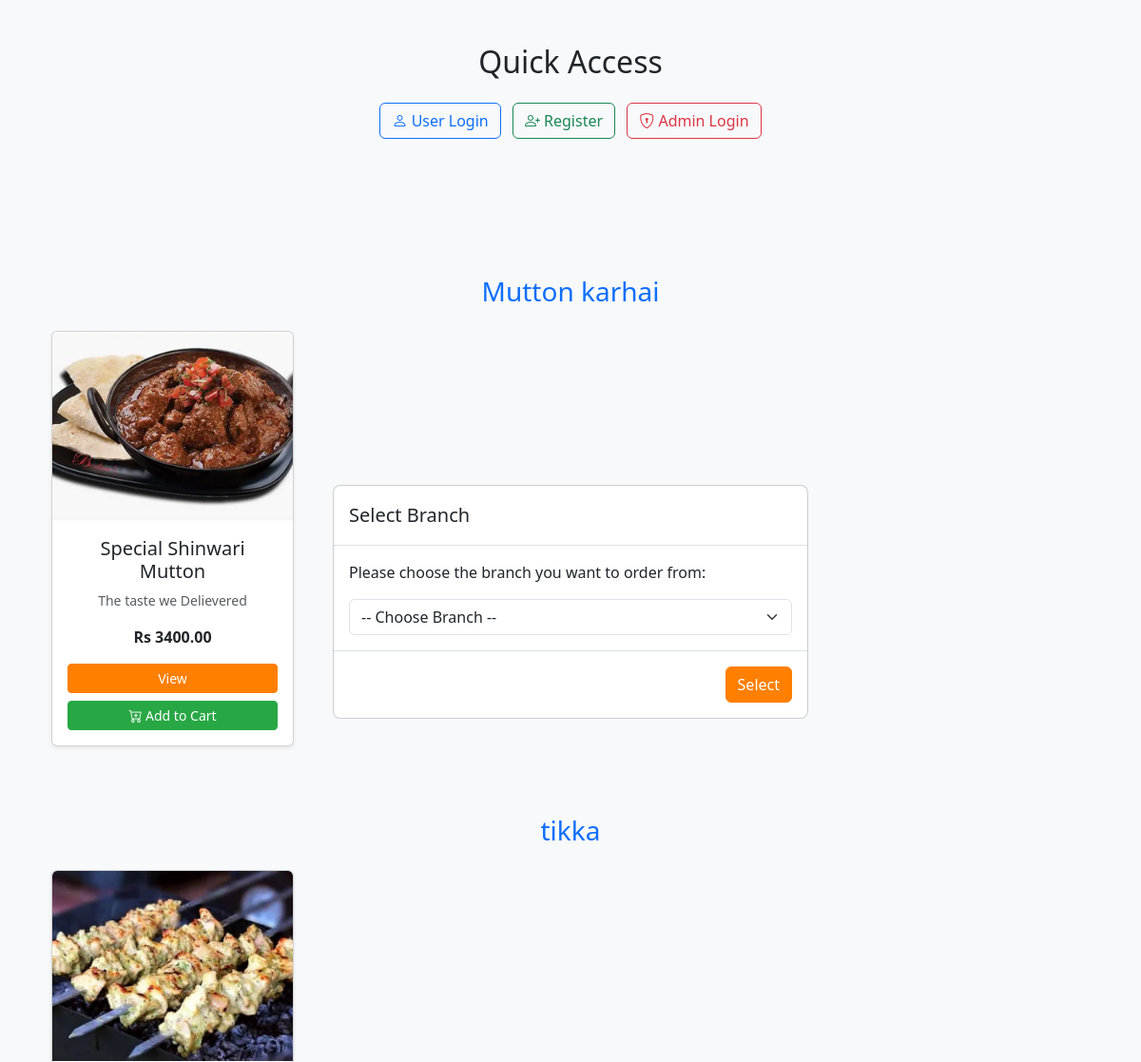
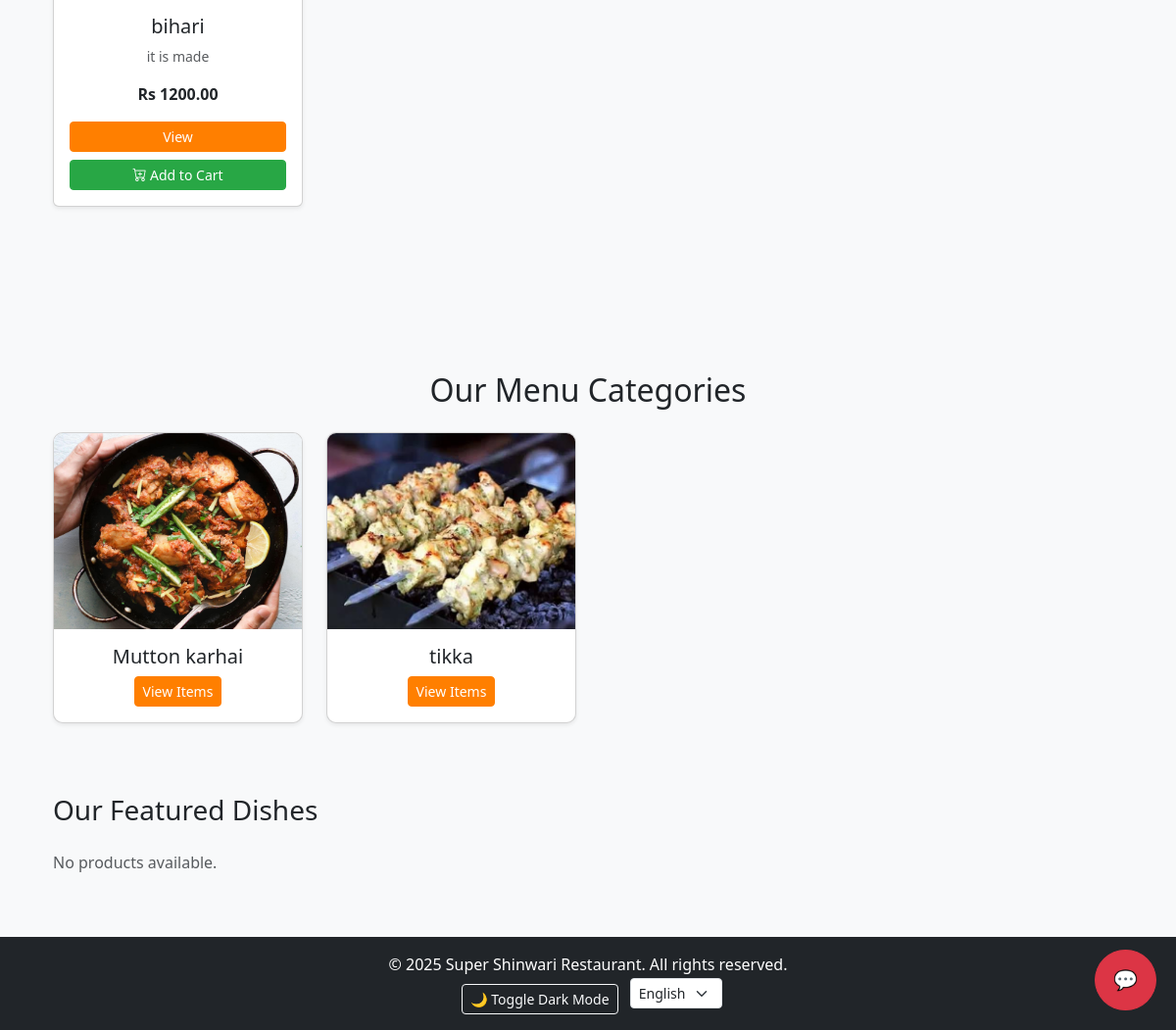
The app's page / (lower part), older data (2 pictures, top to bottom).
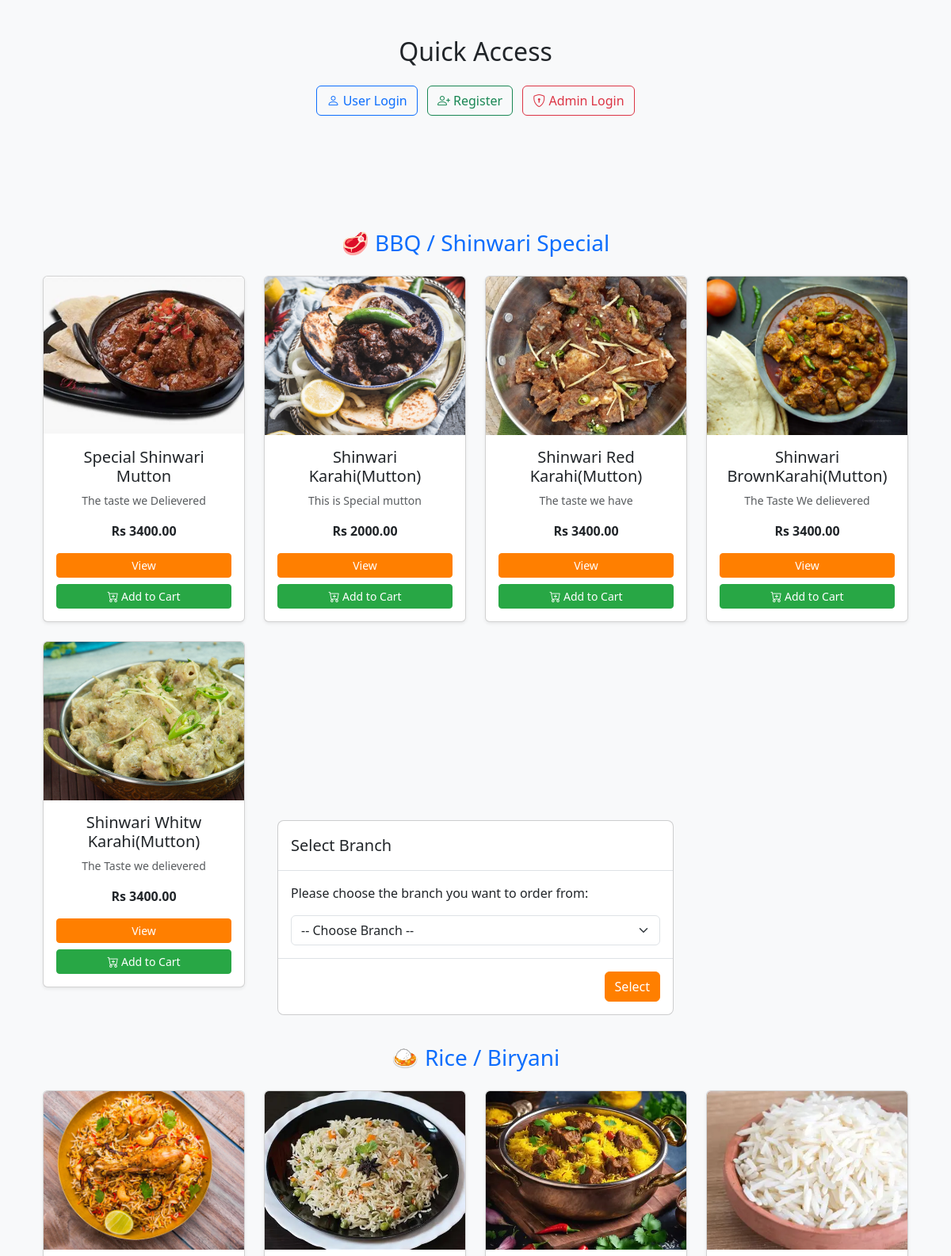
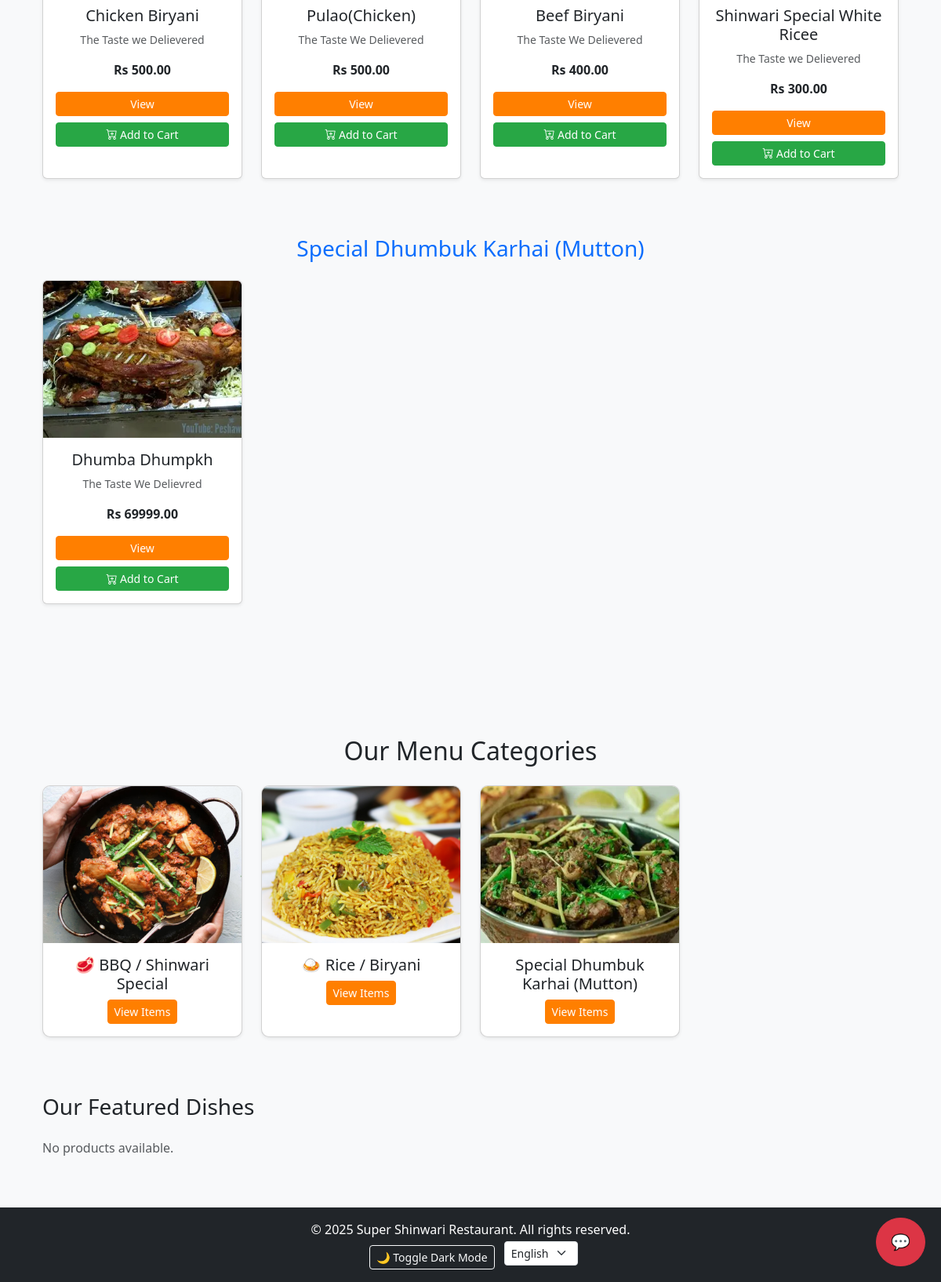
The same page, newer data (2 pictures, top to bottom).
### core/models.py (models this page shows, shortened)
class Category(models.Model):
    name = models.CharField(max_length=200, unique=True)
    image = models.ImageField(upload_to='categories/', blank=True, null=True)

class Product(models.Model):
    name = models.CharField(max_length=200)
    description = models.TextField(blank=True, null=True)
    price = models.DecimalField(max_digits=10, decimal_places=2)
    discount_price = models.DecimalField(max_digits=10, decimal_places=2, blank=True, null=True)
    available = models.BooleanField(default=True)
    image = models.ImageField(upload_to='products/', blank=True, null=True)
    category = models.ForeignKey(Category, on_delete=models.CASCADE, related_name="products")
    branch = models.ForeignKey(Branch, on_delete=models.SET_NULL, null=True, blank=True, related_name="products")
    created_at = models.DateTimeField(auto_now_add=True)
    is_featured = models.BooleanField(default=False)

### core/views.py (the view)
# urls.py: path('', views.home, name='home'),
def home(request):
    selected_branch = _get_selected_branch(request)
    categories = Category.objects.all()
    category_products = {}
    for category in categories:
        qs = Product.objects.filter(category=category)
        if selected_branch:
            qs = qs.filter(Q(branch__isnull=True) | Q(branch=selected_branch))
        if qs.exists():
            category_products[category] = qs
    featured_products = Product.objects.filter(is_featured=True)
    if selected_branch:
        featured_products = featured_products.filter(Q(branch__isnull=True) | Q(branch=selected_branch))
    featured_products = featured_products[:8]
    available_branches = Branch.objects.all()
    return render(request, 'home.html', {
        'categories': categories,
        'category_products': category_products,
        'featured_products': featured_products,
        'selected_branch': selected_branch,
        'available_branches': available_branches,
    })

### core/context_processors.py (called while the page is built)
def cart_item_count(request):
    total = 0
    if request.user.is_authenticated:
        cart = Cart.objects.filter(user=request.user).first()
        if cart:
            total = CartItem.objects.filter(cart=cart).aggregate(total=Sum('quantity'))['total'] or 0
    return {'cart_item_count': total}

### core/views.py (called while the page is built)
def _get_selected_branch(request):
    branch_id = request.session.get(SESSION_BRANCH_KEY)
    if branch_id:
        return Branch.objects.filter(id=branch_id).first()
    return None

### templates/home.html (shortened to what the changed rows need)
{% extends 'base.html' %}
{% load static %}
{% block content %}
<div class="container text-center my-5">
    <h2 class="mb-4">Quick Access</h2>
</div>
<div id="menu-section" class="bg-light py-5">
{% if category_products %}
    {% for category, products in category_products.items %}
        <section class="my-5 container">
            <h3 class="text-center mb-4 text-primary">{{ category.name }}</h3>
            <div class="row">
                {% for product in products %}
                    <div class="col-md-3 mb-4">
                        <div class="card h-100 shadow-sm rounded hover-effect position-relative">
                            <img src="{{ product.image.url }}" class="card-img-top"
                                 alt="{{ product.name }}"
                                 style="height: 200px; object-fit: cover;">
                            <div class="card-body d-flex flex-column text-center">
                                <h5 class="card-title">{{ product.name }}</h5>
                                <p class="card-text text-muted small">{{ product.description|truncatechars:60 }}</p>
                                {% if product.discount_price %}
                                    <p>
                                        <span class="text-danger fw-bold">Rs {{ product.discount_price }}</span>
                                        <del class="text-muted small">Rs {{ product.price }}</del>
                                    </p>
                                {% else %}
                                    <p class="fw-bold">Rs {{ product.price }}</p>
                                {% endif %}
                                <a href="{% url 'product_detail' product.id %}"
                                   class="btn btn-primary btn-sm w-100 mb-2">
                                   View
                                </a>
                                <form method="post" action="{% url 'add_to_cart' product.id %}">
                                    <button type="submit" class="btn btn-success btn-sm w-100">
                                        <i class="bi bi-cart-plus"></i> Add to Cart
                                    </button>
                                </form>
                            </div>
                        </div>
                    </div>
                {% endfor %}
            </div>
        </section>
    {% empty %}
        <p class="text-center text-muted">No categories or products found.</p>
    {% endfor %}
{% endif %}
</div>
{% if categories %}
<div class="container mt-5">
    <h2 class="text-center mb-4">Our Menu Categories</h2>
    <div class="row">
        {% for category in categories %}
        <div class="col-md-3 mb-4">
            <div class="card shadow-sm h-100 hover-effect">
                <img src="{{ category.image.url }}" class="card-img-top" alt="{{ category.name }}"
                     style="height: 200px; object-fit: cover;">
                <div class="card-body text-center">
                    <h5 class="card-title">{{ category.name }}</h5>
                    <a href="{% url 'products_by_category' category.id %}"
                       class="btn btn-primary btn-sm">
                       View Items
                    </a>
                </div>
            </div>
        </div>
        {% endfor %}
    </div>
</div>
{% endif %}
{% endblock %}

Row changes from the older to the newer data that the page shows:
removed Category: name "tikka", image (picture)
removed Product: image (picture), name "bihari", description "it is made", price "1200.00", shown under "tikka"
changed Category: name "Mutton karhai" → "🥩 BBQ / Shinwari Special"
added Product: image (picture), name "Shinwari Karahi(Mutton)", description "This is Special mutton", price "2000.00", shown under Category "🥩 BBQ / Shinwari Special"
added Product: image (picture), name "Shinwari Red Karahi(Mutton)", description "The taste we have", price "3400.00", shown under Category "🥩 BBQ / Shinwari Special"
added Product: image (picture), name "Shinwari BrownKarahi(Mutton)", description "The Taste We delievered", price "3400.00", shown under Category "🥩 BBQ / Shinwari Special"
added Product: image (picture), name "Shinwari Whitw Karahi(Mutton)", description "The Taste we delievered", price "3400.00", shown under Category "🥩 BBQ / Shinwari Special"
added Category: name "🍛 Rice / Biryani", image (picture)
added Product: image (picture), name "Chicken Biryani", description "The Taste we Delievered", price "500.00", shown under "🍛 Rice / Biryani"
added Product: image (picture), name "Pulao(Chicken)", description "The Taste We Delievered", price "500.00", shown under "🍛 Rice / Biryani"
added Product: image (picture), name "Beef Biryani", description "The Taste We Delievered", price "400.00", shown under "🍛 Rice / Biryani"
added Product: image (picture), name "Shinwari Special White Ricee", description "The Taste we Delievered", price "300.00", shown under "🍛 Rice / Biryani"
added Category: name "Special Dhumbuk Karhai (Mutton)", image (picture)
added Product: image (picture), name "Dhumba Dhumpkh", description "The Taste We Delievred", price "69999.00", shown under "Special Dhumbuk Karhai (Mutton)"
